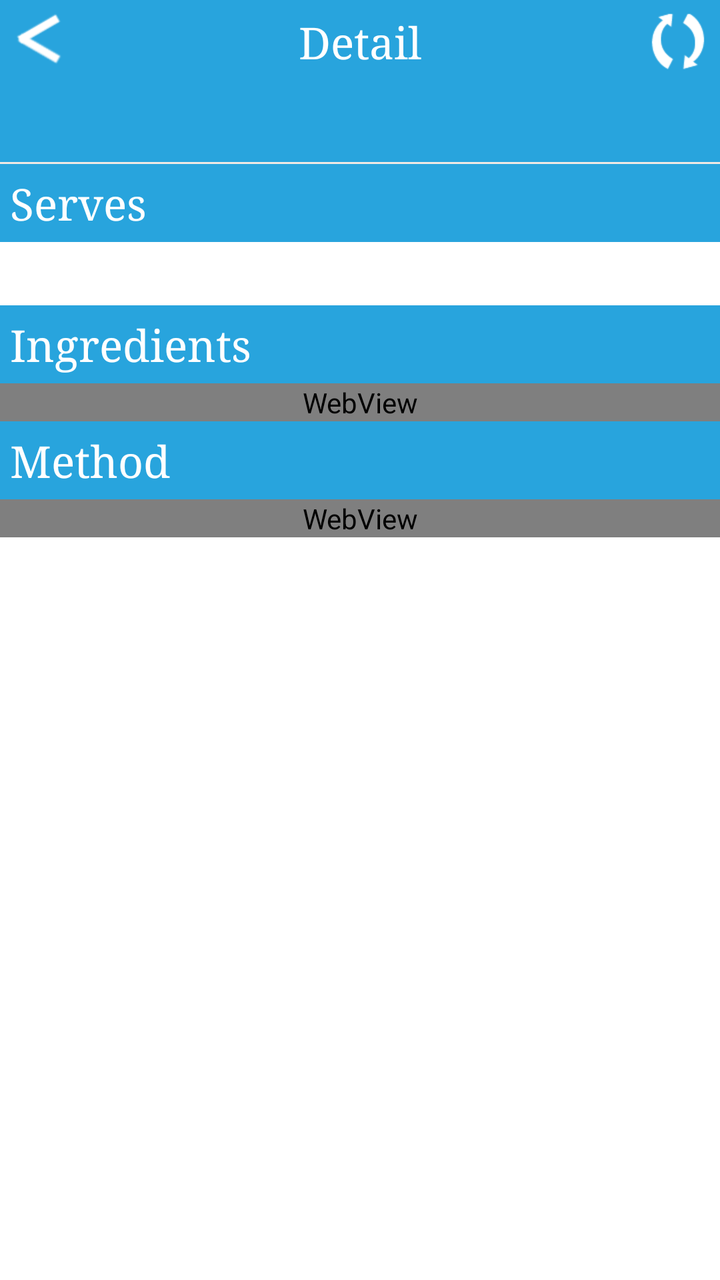
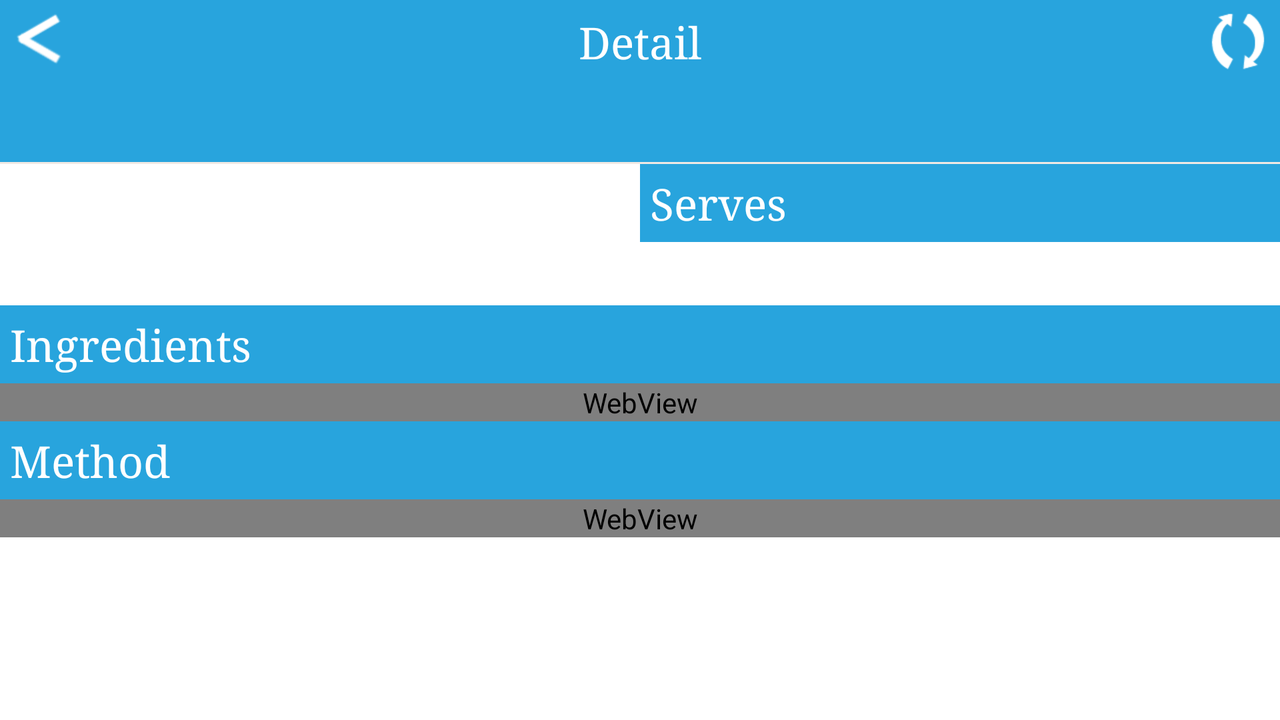

An Android layout and its configuration variant, each rendered on a device that would load it. The default file and the variant file are quoted in full after the pictures.
<!-- AndroidManifest.xml: activity theme android:Theme.Light.NoTitleBar -->
<!-- res/layout/activity_recipe_detail.xml -->
<?xml version="1.0" encoding="utf-8"?>
<LinearLayout xmlns:android="http://schemas.android.com/apk/res/android"
    android:layout_width="match_parent"
    android:layout_height="match_parent"
    android:orientation="vertical" >

    <FrameLayout
        android:layout_width="match_parent"
        android:layout_height="wrap_content"
        android:layout_gravity="center_vertical" >

        <TextView
            android:id="@+id/frag_title"
            style="@style/text_title"
            android:layout_width="match_parent"
            android:layout_height="match_parent"
            android:gravity="center"
            android:text="@string/title_activity_detail" />

        <FrameLayout
            android:id="@+id/btn_refresh_layout"
            android:layout_width="wrap_content"
            android:layout_height="match_parent"
            android:layout_gravity="right|center_vertical"
            android:background="@drawable/btn_refresh"
            android:clickable="true"
            android:padding="5dp" >

            <ProgressBar
                android:id="@+id/progressbar"
                style="@android:style/Widget.ProgressBar.Small"
                android:layout_width="wrap_content"
                android:layout_height="wrap_content"
                android:layout_gravity="center"
                android:visibility="invisible" />

            <ImageView
                android:id="@+id/image_refresh"
                android:layout_width="wrap_content"
                android:layout_height="wrap_content"
                android:layout_gravity="center"
                android:adjustViewBounds="true"
                android:background="@drawable/btn_refresh_background"
                android:scaleType="fitXY" />
        </FrameLayout>

        <FrameLayout
            android:id="@+id/btn_left"
            android:layout_width="wrap_content"
            android:layout_height="match_parent"
            android:layout_gravity="left|center_vertical"
            android:background="@drawable/btn_refresh"
            android:clickable="true"
            android:padding="5dp" >

            <ImageView
                android:id="@+id/imageview_left"
                android:layout_width="wrap_content"
                android:layout_height="wrap_content"
                android:layout_gravity="center"
                android:adjustViewBounds="true"
                android:background="@drawable/btn_back"
                android:scaleType="fitXY" />
        </FrameLayout>
    </FrameLayout>


  
    <LinearLayout
        android:layout_width="match_parent"
        android:layout_height="wrap_content"
        android:background="@color/text_title_background"
        android:orientation="horizontal" >

        <TextView
            android:id="@+id/recipe_title"
            style="@style/text_title"
            android:layout_width="0dp"
            android:layout_height="wrap_content"
            android:layout_weight="1"
            android:ellipsize="end"
            android:maxLines="2" />

        <CheckBox
            android:id="@+id/button_favorite"
            android:layout_width="wrap_content"
            android:layout_height="wrap_content"
            android:layout_gravity="center_vertical"
            android:button="@drawable/btn_star" />
    </LinearLayout>

    <View
        android:layout_width="match_parent"
        android:layout_height="1dp"
        android:background="@color/divider" />

    <ScrollView
        android:layout_width="match_parent"
        android:layout_height="0dp"
        android:layout_weight="1" >

        <LinearLayout
            android:layout_width="match_parent"
            android:layout_height="wrap_content"
            android:orientation="vertical" >

            <ImageView
                android:id="@+id/recipe_image"
                android:layout_width="match_parent"
                android:layout_height="match_parent"
                android:adjustViewBounds="true"
                android:scaleType="fitXY" />

       

            <TextView
                style="@style/text_title"
                android:layout_width="match_parent"
                android:layout_height="wrap_content"
                android:text="@string/title_serves" />

            <TextView
                android:id="@+id/textview_serves"
                style="@style/text_serves"
                android:layout_width="match_parent"
                android:layout_height="wrap_content" />

     

            <TextView
                style="@style/text_title"
                android:layout_width="match_parent"
                android:layout_height="wrap_content"
                android:text="@string/title_ingredients" />

            <WebView
                android:id="@+id/redicpe_ingredients"
                android:layout_width="match_parent"
                android:layout_height="wrap_content" />

            <TextView
                style="@style/text_title"
                android:layout_width="match_parent"
                android:layout_height="wrap_content"
                android:text="@string/title_method" />

            <WebView
                android:id="@+id/redicpe_method"
                android:layout_width="match_parent"
                android:layout_height="wrap_content" />
        </LinearLayout>
        
        </ScrollView>


</LinearLayout>
<!-- resources referenced by this layout -->
<resources>
  <color name="divider">#F0E9E4</color>
  <color name="text_title_background">#28a4dd</color>
  <!-- drawable btn_back: png bitmap (drawable-hdpi, 1129 bytes) -->
  <!-- drawable btn_refresh (drawable) -->
  <?xml version="1.0" encoding="utf-8"?>
  <selector xmlns:android="http://schemas.android.com/apk/res/android" >
           <item android:drawable="@drawable/btn_refresh_disable"
          android:state_pressed="false"
   />
      <item android:drawable="@drawable/btn_refresh_enable"
          android:state_pressed="true" />
  
  </selector>
  <!-- drawable btn_refresh_background: png bitmap (drawable-hdpi, 1377 bytes) -->
  <!-- drawable btn_star (drawable) -->
  <?xml version="1.0" encoding="utf-8"?>
  <selector xmlns:android="http://schemas.android.com/apk/res/android" >
       <item android:drawable="@drawable/btn_star_off"
          android:state_checked="false"
          android:state_window_focused="false" />
      <item android:drawable="@drawable/btn_star_on"
          android:state_checked="true"
          android:state_window_focused="false" />
  
      <item android:drawable="@drawable/btn_star_on_pressed"
          android:state_checked="true"
          android:state_pressed="true" />
      <item android:drawable="@drawable/btn_star_off_pressed"
          android:state_checked="false"
          android:state_pressed="true" />
  
      <item android:state_checked="false" android:drawable="@drawable/btn_star_off" />
      <item android:state_checked="true" android:drawable="@drawable/btn_star_on" />
  
  </selector>
  <string name="title_activity_detail">Detail</string>
  <string name="title_ingredients">Ingredients</string>
  <string name="title_method">Method</string>
  <string name="title_serves">Serves</string>
  <style name="text_serves" parent="@android:style/TextAppearance">
          <item name="android:textColor">#000000</item>
           <item name="android:background">#FFFFFF</item>
          <item name="android:textSize">16dp</item>
          <item name="android:padding">5dp</item>
      </style>
  <style name="text_title" parent="@android:style/TextAppearance">
          <item name="android:textColor">#FFFFFF</item>
          <item name="android:background">@color/text_title_background</item>
          <item name="android:typeface">serif</item>
          <item name="android:textSize">22dp</item>
          <item name="android:padding">5dp</item>
          <item name="android:gravity">center_vertical</item>
      </style>
  <!-- drawable btn_refresh_enable: png bitmap (drawable, 200 bytes) -->
</resources>
<!-- res/layout-land/activity_recipe_detail.xml (the repository's variant of the layout above) -->
<!-- drawn on the phone turned sideways -->
<?xml version="1.0" encoding="utf-8"?>
<LinearLayout xmlns:android="http://schemas.android.com/apk/res/android"
    android:layout_width="match_parent"
    android:layout_height="match_parent"
    android:orientation="vertical" >

    <FrameLayout
        android:layout_width="match_parent"
        android:layout_height="wrap_content"
        android:layout_gravity="center_vertical" >

        <TextView
            android:id="@+id/frag_title"
            style="@style/text_title"
            android:layout_width="match_parent"
            android:layout_height="match_parent"
            android:gravity="center"
            android:text="@string/title_activity_detail" />

        <FrameLayout
            android:id="@+id/btn_refresh_layout"
            android:layout_width="wrap_content"
            android:layout_height="match_parent"
            android:layout_gravity="right|center_vertical"
            android:background="@drawable/btn_refresh"
            android:clickable="true"
            android:padding="5dp" >

            <ProgressBar
                android:id="@+id/progressbar"
                style="@android:style/Widget.ProgressBar.Small"
                android:layout_width="wrap_content"
                android:layout_height="wrap_content"
                android:layout_gravity="center"
                android:visibility="invisible" />

            <ImageView
                android:id="@+id/image_refresh"
                android:layout_width="wrap_content"
                android:layout_height="wrap_content"
                android:layout_gravity="center"
                android:adjustViewBounds="true"
                android:background="@drawable/btn_refresh_background"
                android:scaleType="fitXY" />
        </FrameLayout>

        <FrameLayout
            android:id="@+id/btn_left"
            android:layout_width="wrap_content"
            android:layout_height="match_parent"
            android:layout_gravity="left|center_vertical"
            android:background="@drawable/btn_refresh"
            android:clickable="true"
            android:padding="5dp" >

            <ImageView
                android:id="@+id/imageview_left"
                android:layout_width="wrap_content"
                android:layout_height="wrap_content"
                android:layout_gravity="center"
                android:adjustViewBounds="true"
                android:background="@drawable/btn_back"
                android:scaleType="fitXY" />
        </FrameLayout>
    </FrameLayout>

    <LinearLayout
        android:layout_width="match_parent"
        android:layout_height="wrap_content"
        android:background="@color/text_title_background"
        android:orientation="horizontal" >

        <TextView
            android:id="@+id/recipe_title"
            style="@style/text_title"
            android:layout_width="0dp"
            android:layout_height="wrap_content"
            android:layout_weight="1" />

        <CheckBox
            android:id="@+id/button_favorite"
            android:layout_width="wrap_content"
            android:layout_height="wrap_content"
            android:layout_gravity="center_vertical"
            android:button="@drawable/btn_star" />
    </LinearLayout>

    <View
        android:layout_width="match_parent"
        android:layout_height="1dp"
        android:background="@color/divider" />

    <ScrollView
        android:layout_width="match_parent"
        android:layout_height="0dp"
        android:layout_weight="1" >

        <LinearLayout
            android:layout_width="match_parent"
            android:layout_height="wrap_content"
            android:orientation="vertical" >

            <LinearLayout
                android:layout_width="match_parent"
                android:layout_height="wrap_content"
                android:orientation="horizontal" >

                <ImageView
                    android:id="@+id/recipe_image"
                    android:layout_width="0dp"
                    android:layout_height="match_parent"
                    android:layout_weight="1"
                    android:adjustViewBounds="true"
                    android:scaleType="fitXY" />

                <LinearLayout
                    android:layout_width="0dp"
                    android:layout_height="match_parent"
                    android:layout_weight="1"
                    android:orientation="vertical" >

                    

                    <TextView
                        style="@style/text_title"
                        android:layout_width="match_parent"
                        android:layout_height="wrap_content"
                        android:text="@string/title_serves" />

                    <TextView
                        android:id="@+id/textview_serves"
                        style="@style/text_serves"
                        android:layout_width="match_parent"
                        android:layout_height="match_parent" />
                </LinearLayout>
            </LinearLayout>

            <LinearLayout
                android:layout_width="match_parent"
                android:layout_height="wrap_content"
                android:orientation="vertical" >

                <TextView
                    style="@style/text_title"
                    android:layout_width="match_parent"
                    android:layout_height="wrap_content"
                    android:text="@string/title_ingredients" />

                <WebView
                    android:id="@+id/redicpe_ingredients"
                    android:layout_width="match_parent"
                    android:layout_height="wrap_content" />

                <TextView
                    style="@style/text_title"
                    android:layout_width="match_parent"
                    android:layout_height="wrap_content"
                    android:text="@string/title_method" />

                <WebView
                    android:id="@+id/redicpe_method"
                    android:layout_width="match_parent"
                    android:layout_height="wrap_content" />
            </LinearLayout>
        </LinearLayout>
    </ScrollView>

</LinearLayout>
